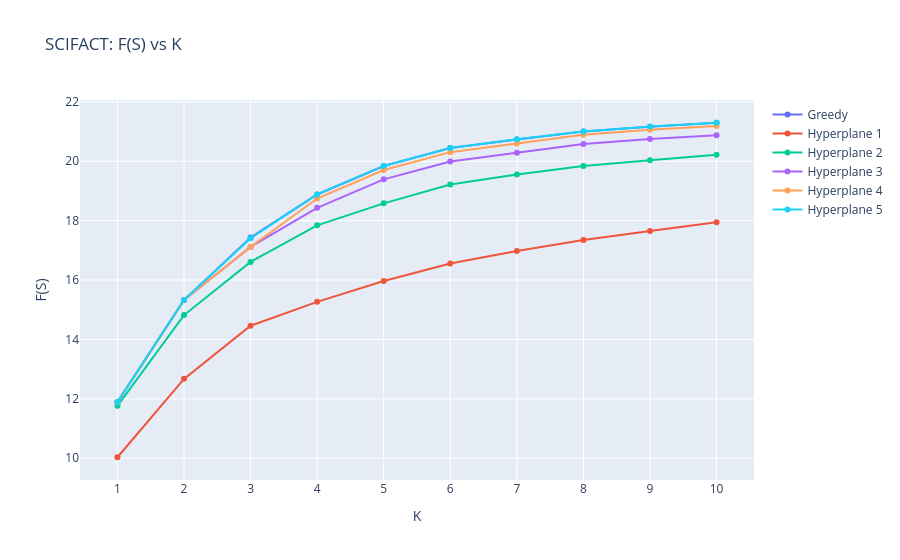

Notebook code for this chart:
### Code cell
# Now, for scifact, let's plot number of greedy iterations vs the score (not the difference of scores)
# The score is stored in arrays scifact_greedy_data (list of tuples) and scifact_greedy_aug_data (list of 8 lists of tuples).
fig = go.Figure()
fig.add_trace(go.Scatter(
    x=list(range(1, greedy_iters + 1)),
    y=[item[1] for item in scifact_greedy_data[0][:greedy_iters]],
    mode='lines+markers',
    name=f'Greedy'
))

for i in range(num_hyperplanes):
    scifact_greedy_aug = scifact_greedy_aug_data[i]
    fig.add_trace(go.Scatter(x=list(range(1, greedy_iters + 1)), y=[item[1] for item in scifact_greedy_aug[0][:greedy_iters]], mode='lines+markers', name=f'Hyperplane {i + 1}'))
fig.update_layout(title='SCIFACT: F(S) vs K',
                  xaxis_title='K',
                  yaxis_title='F(S)')
fig.update_layout(
    xaxis=dict(
        tickvals=list(range(1, greedy_iters + 1))  # Enforce integer ticks
    )
)
fig.show()

### Figure 1 — Plotly figure (JSON) as saved in the notebook; plotly's stock layout.template omitted (floating-point values rounded to 4 significant figures)
{"data": [{"mode": "lines+markers", "name": "Greedy", "type": "scatter", "x": [1, 2, 3, 4, 5, 6, 7, 8, 9, 10], "y": [11.89, 15.33, 17.43, 18.88, 19.84, 20.44, 20.74, 21.0, 21.17, 21.3]}, {"mode": "lines+markers", "name": "Hyperplane 1", "type": "scatter", "x": [1, 2, 3, 4, 5, 6, 7, 8, 9, 10], "y": [10.03, 12.67, 14.46, 15.27, 15.97, 16.55, 16.98, 17.35, 17.65, 17.95]}, {"mode": "lines+markers", "name": "Hyperplane 2", "type": "scatter", "x": [1, 2, 3, 4, 5, 6, 7, 8, 9, 10], "y": [11.77, 14.82, 16.61, 17.84, 18.58, 19.22, 19.55, 19.84, 20.03, 20.22]}, {"mode": "lines+markers", "name": "Hyperplane 3", "type": "scatter", "x": [1, 2, 3, 4, 5, 6, 7, 8, 9, 10], "y": [11.89, 15.33, 17.12, 18.43, 19.39, 19.99, 20.29, 20.58, 20.75, 20.88]}, {"mode": "lines+markers", "name": "Hyperplane 4", "type": "scatter", "x": [1, 2, 3, 4, 5, 6, 7, 8, 9, 10], "y": [11.89, 15.33, 17.12, 18.75, 19.7, 20.31, 20.6, 20.89, 21.06, 21.19]}, {"mode": "lines+markers", "name": "Hyperplane 5", "type": "scatter", "x": [1, 2, 3, 4, 5, 6, 7, 8, 9, 10], "y": [11.89, 15.33, 17.41, 18.88, 19.84, 20.45, 20.74, 21.0, 21.17, 21.3]}], "layout": {"title": {"text": "SCIFACT: F(S) vs K"}, "xaxis": {"tickvals": [1, 2, 3, 4, 5, 6, 7, 8, 9, 10], "title": {"text": "K"}}, "yaxis": {"title": {"text": "F(S)"}}}}
